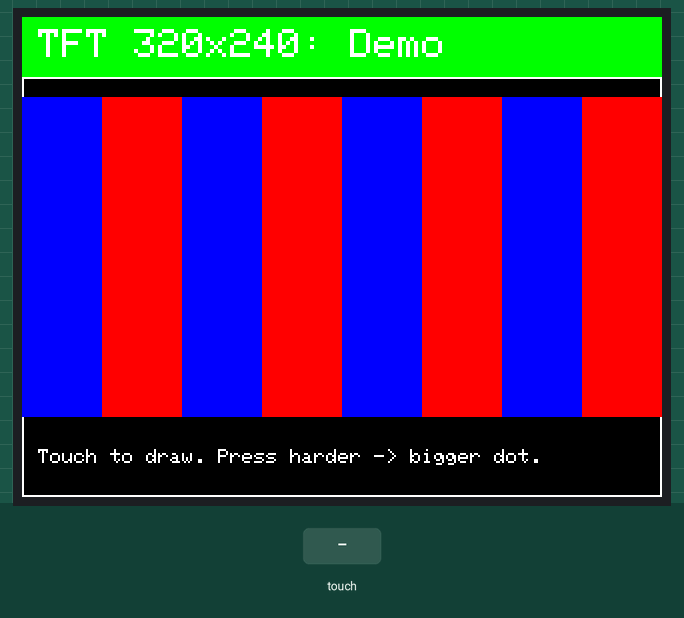
Simulated run of this sketch. Board: Arduino Uno, built with avr-gcc and run on an emulated ATmega328P. On the bench: 320×240 colour display. Inputs (shaded band) come from the test bench.

Above: at 1.4 s.
1.5 s: touch panel pressed at 13 % / 10 % of its raw x / y range
3.0 s: touch panel pressed at 38 % / 10 % of its raw x / y range
Timing chart, 0 to 6.0 s (numbered marks = the images above; inputs shaded):
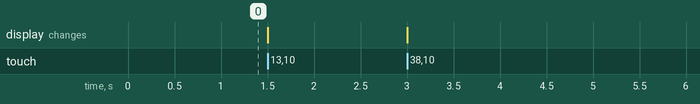

The sketch:

task2.ino
```cpp
#include <MCUFRIEND_kbv.h>
#include <Adafruit_GFX.h>
#include <TouchScreen.h>

MCUFRIEND_kbv tft;

// --- Пины резистивного тача для mcufriend shield (UNO):
// X+ = D6, X- = A2, Y+ = A1, Y- = D7
const int XP = 6, XM = A2, YP = A1, YM = 7;
const int TS_RESISTOR = 300;         // номинал пленки (примерно)

// Порог нажатия (давление)
#define MINPRESSURE 200
#define MAXPRESSURE 1000

// КАЛИБРОВКА (под 320x240; начальные значения типичные — при необходимости подправь)
int TS_LEFT = 900, TS_RIGHT = 120, TS_TOP = 90, TS_BOT = 920;

TouchScreen ts(XP, YP, XM, YM, TS_RESISTOR);

void setup() {
  Serial.begin(9600);

  uint16_t id = tft.readID();   // автоопределение контроллера
  if (id == 0xD3 || id == 0xFFFF) id = 0x9341; // fallback для «капризных» клонов
  tft.begin(id);

  tft.setRotation(1);           // 1 = ландшафт (ширина 320, высота 240)
  tft.fillScreen(0x0000);       // черный фон

  // Простейшая графика
  tft.fillRect(0,   0, 320, 30,  0x07E0);  // зелёная шапка
  tft.setTextColor(0xFFFF); tft.setTextSize(2);
  tft.setCursor(8,6); tft.print("TFT 320x240: Demo");

  tft.drawRect(0, 30, 320, 210, 0xFFFF);   // рабочая область
  tft.setCursor(8, 216); tft.setTextSize(1);
  tft.print("Touch to draw. Press harder -> bigger dot.");

  // цветные полосы для проверки
  for (int x=0; x<320; x+=40) tft.fillRect(x, 40, 40, 160, (x/40)%2 ? 0xF800 : 0x001F);
}

void loop() {
  // Читаем тач
  TSPoint p = ts.getPoint();
  // Вернём линии на выводы, которые используются дисплеем:
  pinMode(XM, OUTPUT); pinMode(YP, OUTPUT);

  if (p.z > MINPRESSURE && p.z < MAXPRESSURE) {
    // map() из «сырых» координат тача в пиксели экрана (с учётом калибровки)
    int16_t x = map(p.y, TS_LEFT, TS_RIGHT, 0, 320);   // при rotation=1 так удобнее
    int16_t y = map(p.x, TS_TOP,  TS_BOT,   0, 240);

    // ограничим рамками
    if (x < 0) x = 0; if (x >= 320) x = 319;
    if (y < 0) y = 0; if (y >= 240) y = 239;

    // Радиус точки зависит от силы нажатия
    int r = 2 + (p.z - MINPRESSURE) / 150;
    if (r > 8) r = 8;

    // Рисуем внутри рабочей зоны
    if (y > 32 && y < 220) {
      tft.fillCircle(x, y, r, 0xF81F); // пурпурная точка
    }
  }
}
```
